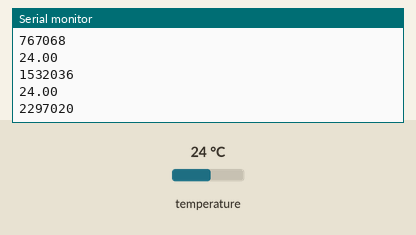
Recording of a sketch running on a simulated Arduino Uno, built with avr-gcc and run on an emulated ATmega328P. Parts: the last lines printed to the serial monitor. The inputs (shaded band) are chosen by the test bench; at power-on: temperature 24 °C.

Above: at 2.3 s.
2.4 s: temperature set to 12 °C
At 2.4 s:
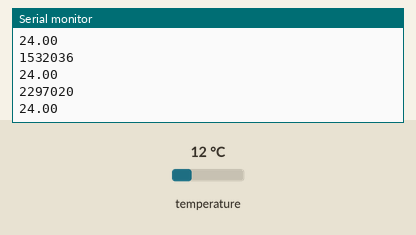
3.9 s: temperature set to 19 °C
At 3.9 s:
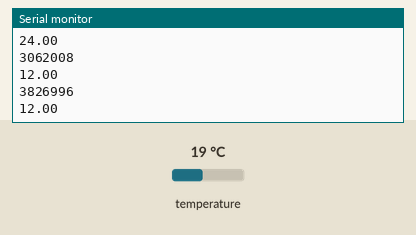
Timing chart, 0 to 6.9 s (numbered marks = the images above; inputs shaded):
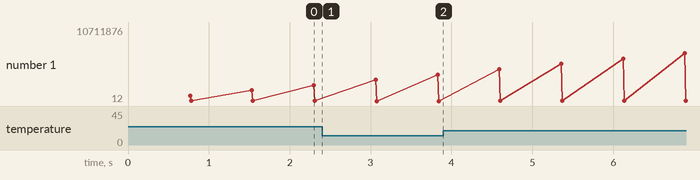

Measured:
- plotted number 1: 24 → 12 after the input at 2.4 s, 12 → 19 after the input at 3.9 s

The sketch:

DigiTempResponse.ino
```cpp
/*
  Temperature Sensors
 This code will read the temperature from two temperature sensors:
   Dallas 18820
   TMP36
 */

#include <OneWire.h>
#include <DallasTemperature.h>

// Data wire is plugged into pin 3 on the Arduino
#define ONE_WIRE_BUS 3

// Setup a oneWire instance to communicate with any OneWire devices
OneWire oneWire(ONE_WIRE_BUS);

// Pass our oneWire reference to Dallas Temperature.
DallasTemperature sensors(&oneWire);

// Insert digital thermometer device IDs
DeviceAddress digiThermometer = { 0x28, 0xFF, 0xAC, 0x2C, 0x4E, 0x04, 0x00, 0xC6 };

// the setup routine runs once when you press reset:
void setup(void) {
  // initialize serial communication at 9600 bits per second:
  Serial.begin(115200);
  //start the sensors library
  sensors.begin();
  // set the resolution to 12 bit
  sensors.setResolution(digiThermometer, 12);
}

//float digitalTemp(DeviceAddress deviceAddress)
//{
//  sensors.requestTemperatures();
//  // read the digital temperature sensor value
//  float dgtlTemp = sensors.getTempC(deviceAddress);
//
//  // if there is -127, there is no value being read, hence:
//  if (dgtlTemp == -127.00) {
//    Serial.print("Error getting temperature");
//  }
//  // Delay to allow processing time
//  return dgtlTemp;
//}


void loop() {

  // -------- Digital temperature sensor -------- //

  //Print the Temperature data with a timestamp from the chip (not RTC)
  sensors.requestTemperatures();
  Serial.println(micros());
  Serial.println(sensors.getTempC(digiThermometer));
}
```
